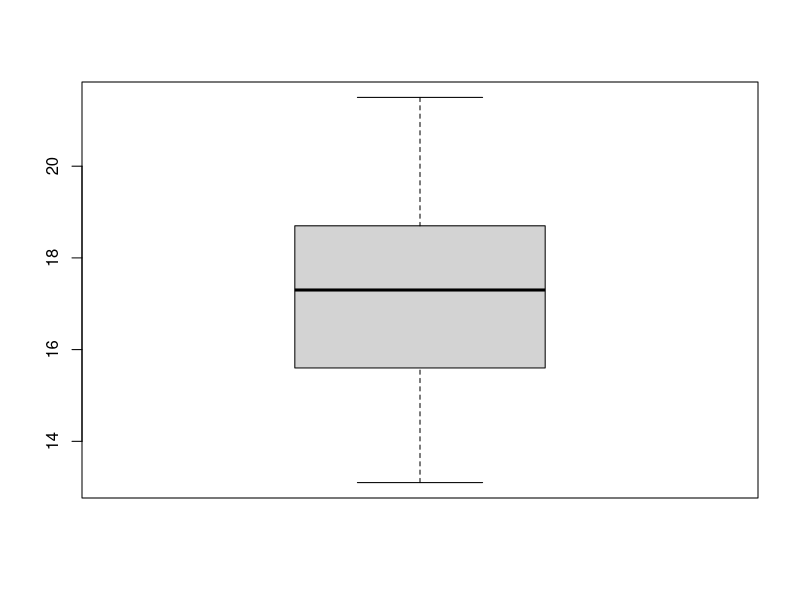
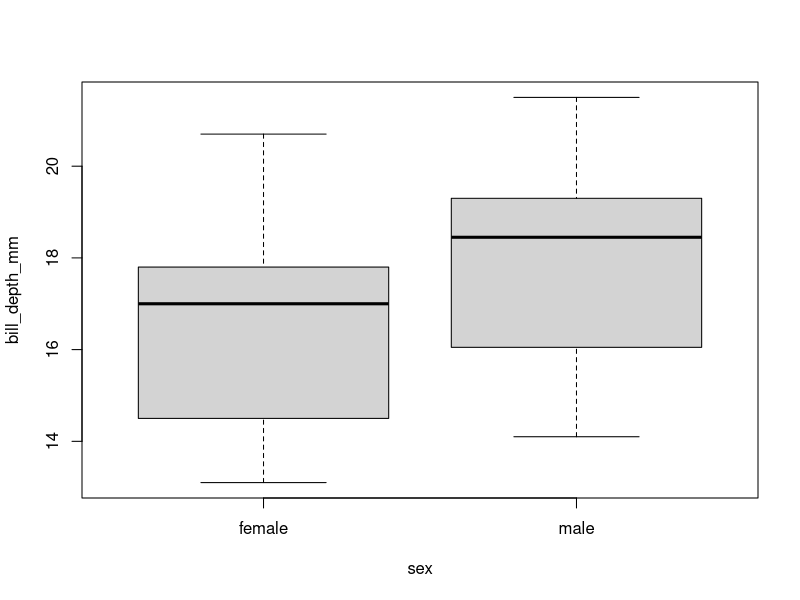
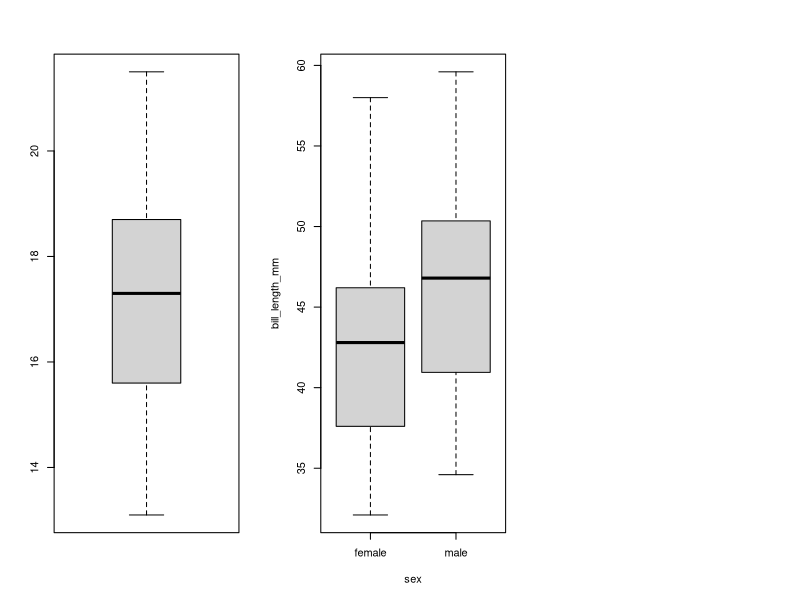
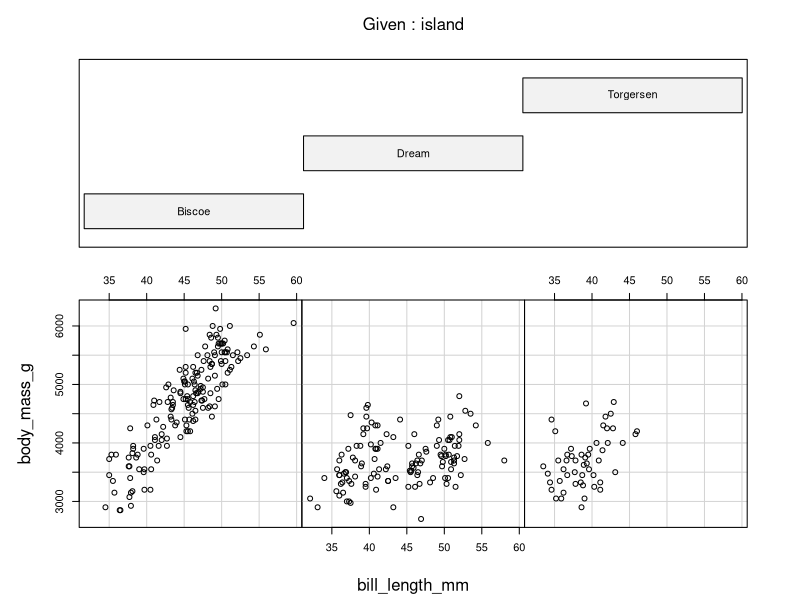
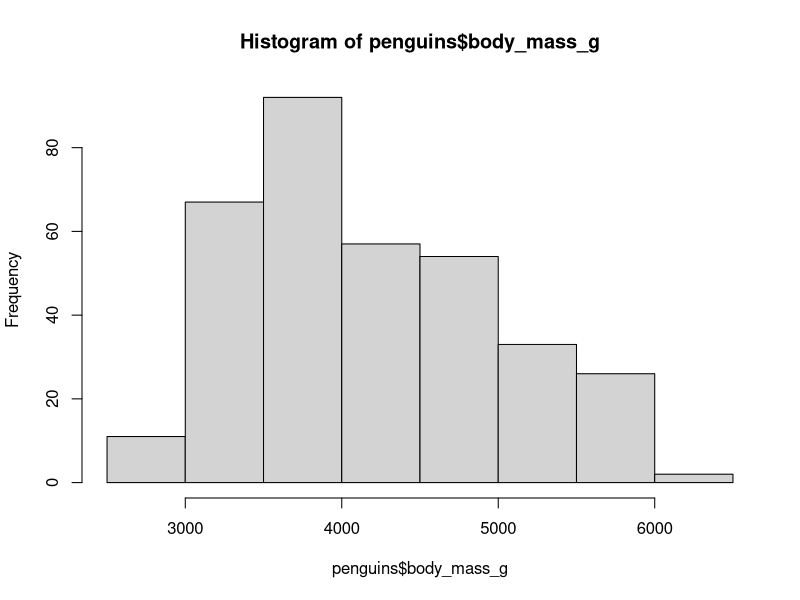

The R script that drew these images, in order:
install.packages("palmerpenguins")

install.packages("here")

require(palmerpenguins)
require(here)

penguins = data.frame(penguins)

mean(penguins$body_mass_g)

head(penguins)
boxplot(penguins$bill_depth_mm)

boxplot(bill_depth_mm ~ sex, data = penguins)

par(mfrow = c(1, 3))


boxplot(penguins$bill_depth_mm)
boxplot(bill_length_mm ~ sex, data = penguins)
coplot(body_mass_g ~ bill_length_mm | island, data = penguins, rows = 1)

png(filename = here("basic_histogram.png"), width = 800, height = 600)
hist(penguins$body_mass_g)
dev.off()
